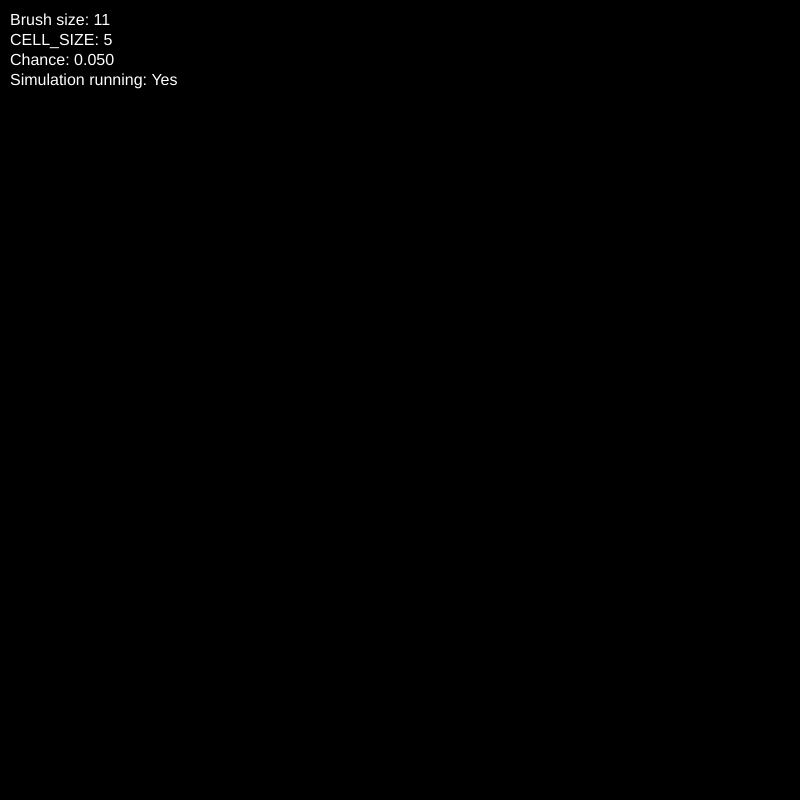
Frame 1 (no input)
Frame 60 (no input): identical to frame 1, image omitted
Frame 120 (the mouse pressed at the canvas centre since frame 60): identical to frame 1, image omitted

The p5.js sketch that drew this single still picture (run headless with seeded random() and noise() and a simulated clock; from frame 60 on, the mouse is pressed at the canvas centre):

// p5.js sketch
// ── sketch.js
// Constants for canvas size and simulation parameters
const WIDTH = 800;
const HEIGHT = 800;
const MIN_BRUSH_SIZE = 3;
let MIN_CELL_SIZE = 5; // Use let instead of const for a variable that may be modified

let grid; // 2D array to represent the grid
let currentHue; // Current hue value for coloring grid elements
let brushSize = 11; // Size of the brush for user interaction
let chance = 0.05; // Chance for sand particles to move during simulation
let simulationRunning = true; // Flag to control simulation state

// Helper function to get an element at specific coordinates in the grid
function getElementAt(x, y) {
  if (x >= 0 && y >= 0 && x < grid.length && y < grid[0].length) {
    return grid[x][y];
  } else {
    return null;
  }
}

function setup() {
  createCanvas(WIDTH, HEIGHT);
  initializeGrid(); // Initialize the grid with default values
  currentHue = 0; // Initialize currentHue
}

function draw() {
  background(0);
  drawGrid(); // Draw grid elements on the canvas
  updateSimulation(); // Update simulation logic
  drawUI(); // Draw user interface elements
}

// Function called when the mouse is dragged
function mouseDragged() {
  updateGridWithMouse(); // Update the grid based on mouse interaction
}

// Function called when a key is pressed
function keyPressed() {
  if (keyCode === 32) {
    toggleSimulation(); // Toggle the simulation on/off when the spacebar is pressed
  }
}

// Function called when the mouse wheel is scrolled
function mouseWheel(event) {
  changeParameters(event); // Change simulation parameters based on mouse wheel
}

// Initialize the grid with default values
function initializeGrid() {
  grid = new Array(floor(WIDTH / MIN_CELL_SIZE)).fill().map(() => new Array(floor(HEIGHT / MIN_CELL_SIZE)).fill(0));
}

// Draw the grid on the canvas
function drawGrid() {
  for (let i = 0; i < grid.length; i++) {
    for (let j = 0; j < grid[i].length; j++) {
      if (grid[i][j] > 0) {
        // Draw colored rectangles for non-zero grid elements
        let fillColor = color(`hsb(${grid[i][j]}, 100%, 100%)`);
        fill(fillColor);
        noStroke();
        rect(i * MIN_CELL_SIZE, j * MIN_CELL_SIZE, MIN_CELL_SIZE, MIN_CELL_SIZE);
      }
    }
  }
}

// Update the simulation based on the sand logic
function updateSimulation() {
  if (simulationRunning) {
    for (let j = grid[0].length - 1; j >= 0; j--) {
      for (let i = 0; i < grid.length; i++) {
        if (grid[i][j] > 0) {
          let below = getElementAt(i, j + 1);
          if (below !== null) {
            if (below === 0) {
              grid[i][j + 1] = grid[i][j];
              grid[i][j] = 0;
            } else {
              let dir = random() > 0.5 ? 1 : -1;
              let a = getElementAt(i + dir, j + 1);
              let b = getElementAt(i - dir, j + 1);
              if (a !== null && a === 0) {
                grid[i + dir][j + 1] = grid[i][j];
                grid[i][j] = 0;
              } else if (b !== null && b === 0) {
                grid[i - dir][j + 1] = grid[i][j];
                grid[i][j] = 0;
              }
            }
          }
        }
      }
    }
  }
}

// Update the grid based on mouse interaction
function updateGridWithMouse() {
  let xPos = floor(mouseX / MIN_CELL_SIZE);
  let yPos = floor(mouseY / MIN_CELL_SIZE);
  for (let x = -floor(brushSize / 2); x < floor(brushSize / 2); x++) {
    for (let y = -floor(brushSize / 2); y < floor(brushSize / 2); y++) {
      if (chance >= random() || mouseButton === RIGHT) {
        let xp = xPos + x;
        let yp = yPos + y;
        if (xp >= 0 && yp >= 0 && xp < grid.length && yp < grid[0].length) {
          if (mouseButton === LEFT) {
            if (grid[xp][yp] === 0) grid[xp][yp] = floor(currentHue += 0.05);
          } else if (mouseButton === RIGHT) {
            grid[xp][yp] = 0;
          }
        }
      }
    }
  }
}

// Toggle the simulation on/off
function toggleSimulation() {
  simulationRunning = !simulationRunning;
}

// Change simulation parameters based on mouse wheel
function changeParameters(event) {
  const bInc = 2;
  const cInc = 1;
  const chanceInc = 0.05;

  if (event.deltaY > 0) {
    if (keyIsDown(CONTROL)) {
      MIN_CELL_SIZE += cInc;
      grid = new Array(floor(WIDTH / MIN_CELL_SIZE)).fill().map(() => new Array(floor(HEIGHT / MIN_CELL_SIZE)).fill(0));
    } else if (keyIsDown(ALT)) {
      chance += chanceInc;
    } else {
      brushSize += bInc;
    }
  } else if (event.deltaY < 0) {
    if (keyIsDown(CONTROL)) {
      MIN_CELL_SIZE -= cInc;
      if (MIN_CELL_SIZE >= MIN_BRUSH_SIZE) {
        grid = new Array(floor(WIDTH / MIN_CELL_SIZE)).fill().map(() => new Array(floor(HEIGHT / MIN_CELL_SIZE)).fill(0));
      }
    } else if (keyIsDown(ALT)) {
      chance -= chanceInc;
    } else {
      brushSize -= bInc;
    }
  }

  brushSize = max(MIN_BRUSH_SIZE, brushSize);
  let MIN_CELL_SIZE = 5; // Corrected to MIN_CELL_SIZE without 'let'
  chance = constrain(chance, 0, 1);
}

// Draw user interface elements on the canvas
function drawUI() {
  fill(255);
  textSize(16);
  text(`Brush size: ${brushSize}\nCELL_SIZE: ${MIN_CELL_SIZE}\nChance: ${chance.toFixed(3)}\nSimulation running: ${simulationRunning ? 'Yes' : 'No'}`, 10, 25);
}
